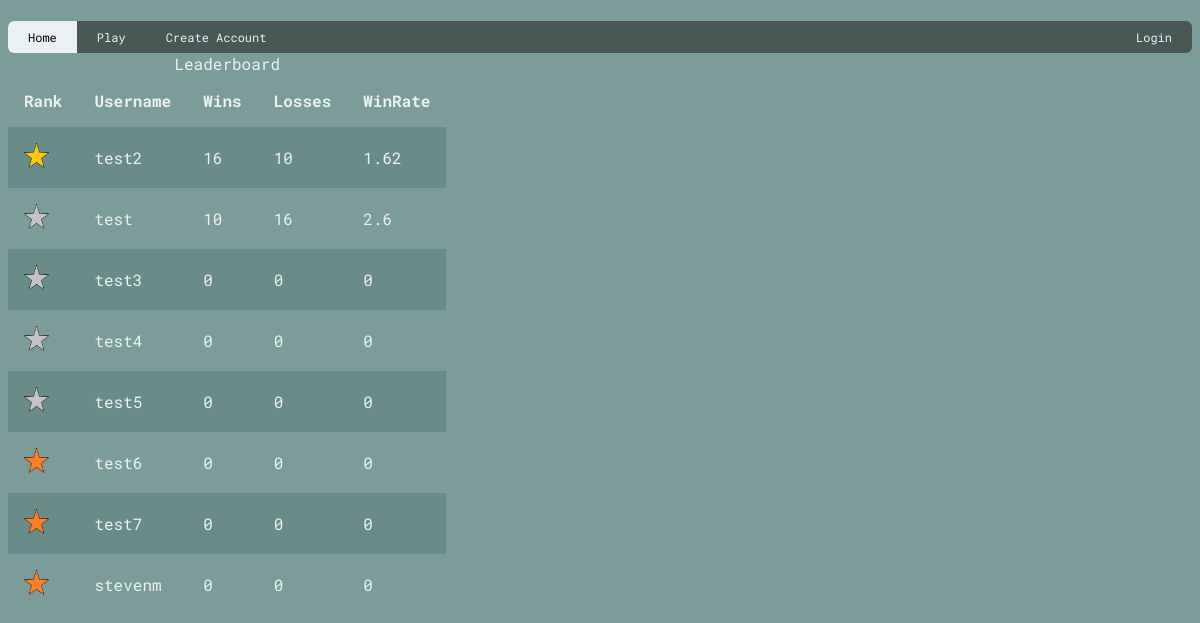
Before: / with the older database file.
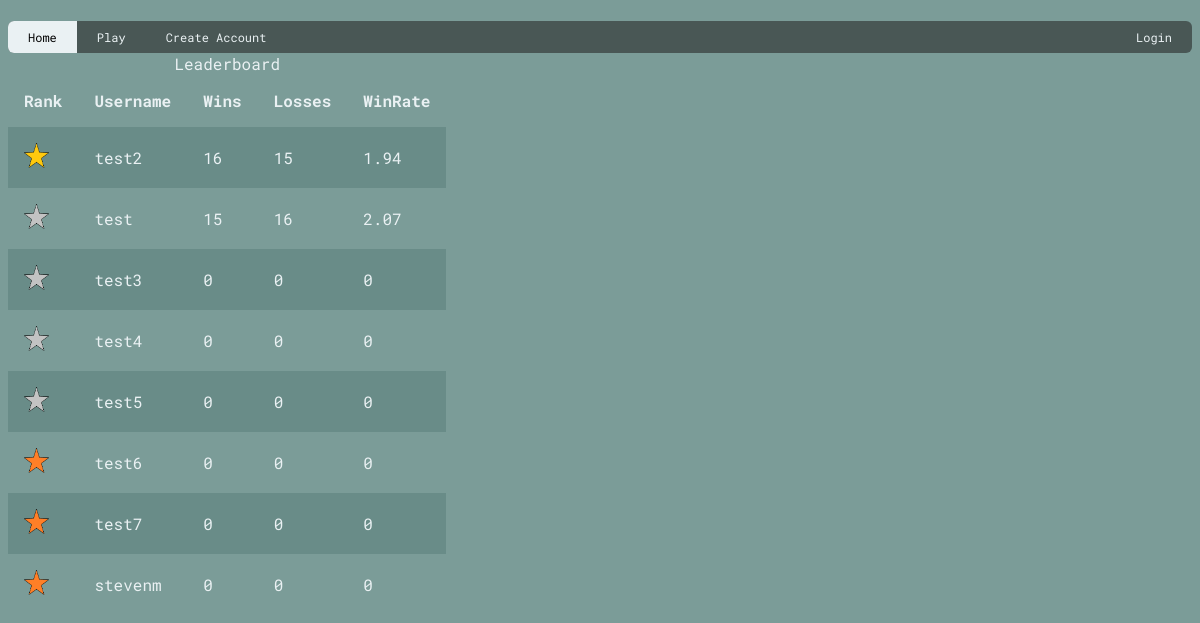
After: the same page with the newer database file.
### models.py (models this page shows)
class user_to_picture(db.Model):
    __tablename__ = 'user_to_picture'
    user_to_pictureId = db.Column(db.Integer, primary_key=True)
    userId = db.Column(db.Integer, db.ForeignKey('user.userId'))
    pictureId = db.Column(db.Integer, db.ForeignKey('rank_pictures.pictureId'))

class rank_pictures(db.Model):
    __tablename__ = 'rank_pictures'
    pictureId = db.Column(db.Integer, primary_key=True)
    pictureRef = db.Column(db.String)

class users(db.Model):
    __tablename__ = 'user'
    userId = db.Column(db.Integer, primary_key = True)
    username = db.Column(db.String)
    password = db.Column(db.String)
    gamesWon = db.Column(db.Integer)
    gamesLost = db.Column(db.Integer)
    sessionId = db.Column(db.Integer)

### main.py (the view)
@app.route('/')
def home():
    users = (models.users.query.order_by(models.users.gamesWon.desc()).all()) # all users ordered by games won in descending order
    length = len(users)
    upper_split = int((length/100) * 20)
    lower_split = int((length/100) * 70)
    upper_quart = users[:(upper_split)]
    middle_quart = users[(upper_split):(lower_split)]
    lower_quart = users[(lower_split):]
    for user in upper_quart:
        upper_user = models.user_to_picture.query.filter(models.user_to_picture.userId == user.userId).first()
        upper_user.pictureId = 1
    for user in middle_quart:
        middle_user = models.user_to_picture.query.filter(models.user_to_picture.userId == user.userId).first()
        middle_user.pictureId = 2
    for user in lower_quart:
        lower_user = models.user_to_picture.query.filter(models.user_to_picture.userId == user.userId).first()
        lower_user.pictureId = 3
    db.session.commit()
    user_ranks = models.user_to_picture.query.all()
    gold_image = models.rank_pictures.query.filter(models.rank_pictures.pictureId == 1).first()
    silver_image = models.rank_pictures.query.filter(models.rank_pictures.pictureId == 2).first()
    bronze_image = models.rank_pictures.query.filter(models.rank_pictures.pictureId == 3).first()
    return render_template('home.html', users=users, user_ranks=user_ranks, gold_image=gold_image, silver_image=silver_image, bronze_image=bronze_image)

### main.py (called while the page is built)
@app.context_processor
def add_current_user(): # function to create a user session
    if session.get('user'): # if there is user session
        return dict(current_user = models.users.query.get(session['user']))
    return dict(current_user = None)

### templates/home.html
{% extends 'layout.html' %}
{% block body %}
<table>
    <caption>Leaderboard</caption>
    <tr>
        <th>Rank</th>
        <th>Username</th>
        <th>Wins</th>
        <th>Losses</th>
        <th>WinRate</th>
    </tr>
    {% for user in users %}
        <tr>
            {% for user_rank in user_ranks %}
                {% if user_rank.userId == user.userId %}
                    {% if user_rank.pictureId == 1 %}
                        {% set file_name = gold_image.pictureRef %}
                        <td><img src="{{url_for('static', filename=file_name)}}"  file style="width:25px;height:25px"></td>
                    {% elif user_rank.pictureId == 2 %}
                        {% set file_name = silver_image.pictureRef %}
                        <td><img src="{{url_for('static', filename=file_name)}}" style="width:25px;height:25px"></td>
                    {% elif user_rank.pictureId == 3 %}
                        {% set file_name = bronze_image.pictureRef %}
                        <td><img src="{{url_for('static', filename=file_name)}}" style="width:25px;height:25px"></td>
                    {% endif %}
                {% endif %}
            {% endfor %}
            <td>{{user.username}}</td>
            <td>{{user.gamesWon}}</td>
            <td>{{user.gamesLost}}</td>
            {% if user.gamesWon > 0 and user.gamesLost > 0 %}
                <td>{{((user.gamesWon + user.gamesLost)/user.gamesWon)|round(2)}}</td>
            {% else %}
                <td>0</td>
            {% endif %}
        </tr>
    {%endfor%}
</table>
{% endblock body %}

### templates/layout.html (shortened to what this page needs)
{% macro nav_item(text, url, extra_class) %}
<a href="{{ url }}" class="{{ extra_class }} {% if request.path == url %}active{% endif %}">{{ text }}</a>
{% endmacro %}
<!DOCTYPE html>
<html lang = 'en'>
<head>
    <link rel = 'stylesheet' href = '/static/css/style.css'>
</head>
<body>
    <div class = 'navbar' id = 'topnav'>
        {{ nav_item('Home', '/') }}
        {{ nav_item('Play', '/play')}}
        {{ nav_item('Create Account', '/createaccount') }}
        <lgn>
            {% if current_user %}
                <txt>{{('Logged in as {}'.format(current_user.username)) }}</txt>
                {{ nav_item('Logout', '/logout') }}
            {% else %}
            {{ nav_item('Login', '/login') }}
            {% endif %}
        </lgn>
    </div>
    <div class="content">
        {% block body %}
        {% endblock body %}
    </div>
</body>
</html>

### static/css/style.css (style rules this page uses)
:root { --c1: #7b9c98; --c2: #eaf1f3; --c3: #495755; --c4: 'Roboto Mono'; --c5: #698c88; }
.navbar { background-color: var(--c3); }
html { font-family: var(--c4); color: var(--c2); }
a { color: var(--c2) }
body { background-color: var(--c1); }
table { border-collapse: collapse; border-spacing: 0; width: 25%; overflow: auto; }
th, td { text-align: left; padding: 16px; }
tr:nth-child(even) { background-color: var(--c5); }
.navbar { background-color: var(--c3); overflow: hidden; border-radius: 6px; }
.navbar a { float: left; display: block; color: var(--c2); text-align: center; padding: 8px 20px; text-decoration: none; font-size: 12px; }
.navbar a.active { background-color: var(--c2); color: black; }
lgn { float: right; }

Changed rows visible on the page:
changed users "test2": gamesLost "10" → "15"; ((user.gamesWon+user.gamesLost)/user.gamesWon)|round(2) "1.62" → "1.94"
changed users "test": gamesWon "10" → "15"; ((user.gamesWon+user.gamesLost)/user.gamesWon)|round(2) "2.6" → "2.07"
